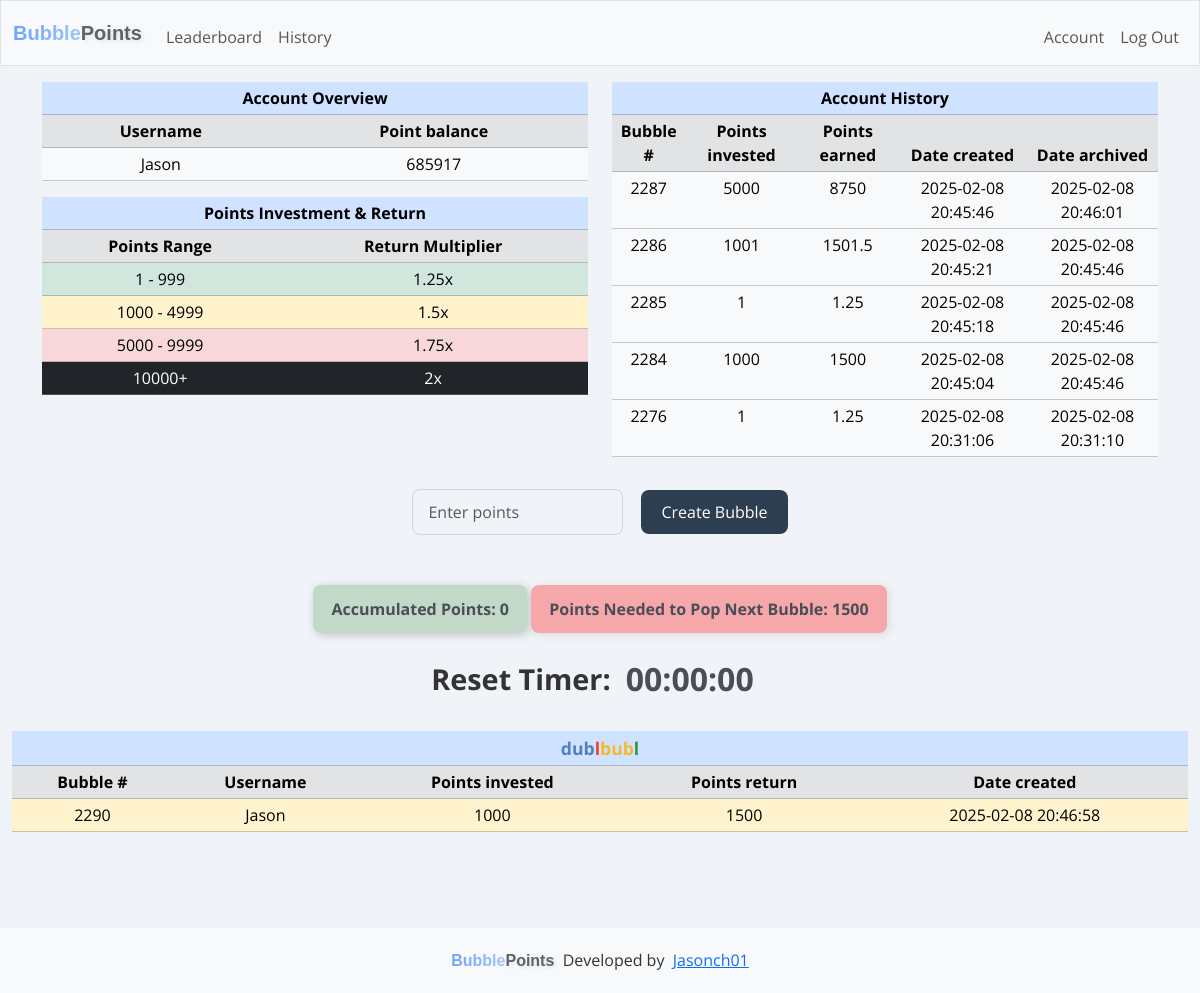
Page / (signed in) on the earlier database version.
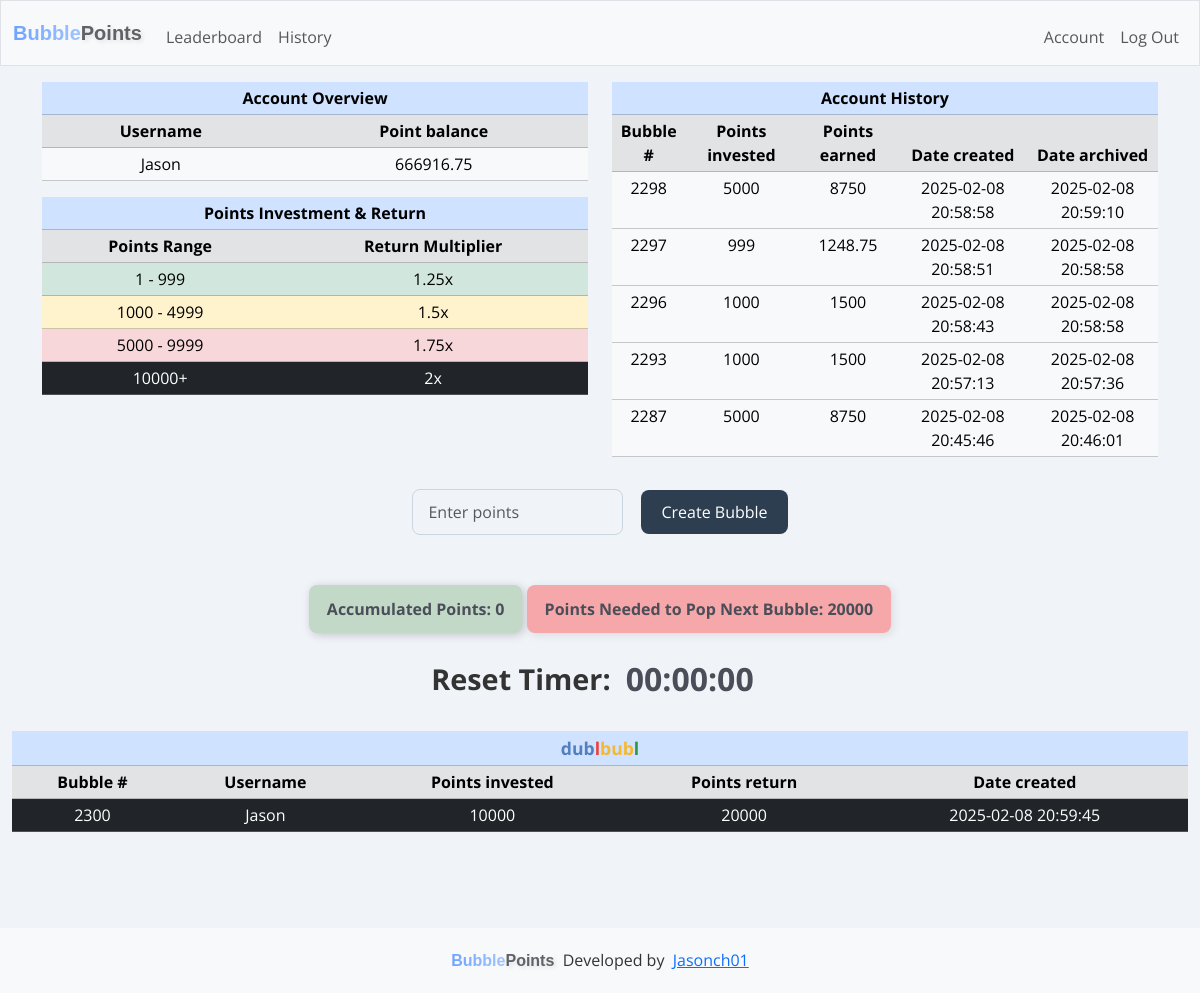
Same page on the later database version.
### tables this page shows
CREATE TABLE users (
        id INTEGER PRIMARY KEY AUTOINCREMENT NOT NULL,
        username TEXT NOT NULL,
        hash TEXT NOT NULL,
        points INTEGER NOT NULL DEFAULT 1000,
        total_points_earned INTEGER NOT NULL DEFAULT 0,
        email TEXT UNIQUE
    );

CREATE TABLE dublbubl_history (
        history_id INTEGER PRIMARY KEY AUTOINCREMENT NOT NULL,
        user_id INTEGER NOT NULL,
        username TEXT NOT NULL,       
        row_id INTEGER NOT NULL,
        creator_id INTEGER NOT NULL,
        creator_username TEXT NOT NULL,
        points_in INTEGER NOT NULL,
        points_out INTEGER NOT NULL,
        date_created TEXT NOT NULL,
        date_archived TEXT NOT NULL
    );

CREATE TABLE dublbubl (
    row_id INTEGER PRIMARY KEY AUTOINCREMENT NOT NULL,
    user_id INTEGER NOT NULL,
    username TEXT NOT NULL,
    points_in INTEGER NOT NULL,
    points_out INTEGER NOT NULL,
    date_created TEXT NOT NULL,        
    FOREIGN KEY (user_id) REFERENCES users(id)
    FOREIGN KEY (username) REFERENCES users(username)
);

### app.py (the view)
@app.route("/", methods=["GET", "POST"])
def index():
    updated_rows = []  # Initialize with an empty list
    start_timer()
    try:
        dublbubl = cur.execute("SELECT * FROM dublbubl").fetchall()
        current_points_in = cur.execute("SELECT current_points_in FROM points_tracker").fetchone()
        oldest_row_points_out = cur.execute("SELECT points_out FROM dublbubl ORDER BY row_id ASC LIMIT 1").fetchone()
        user_id = session.get("user_id")
        if user_id:
            user = cur.execute("SELECT * FROM users WHERE id = ?", (user_id,)).fetchall()
            user_history = cur.execute("SELECT * FROM dublbubl_history WHERE creator_id = ? ORDER BY row_id DESC LIMIT 5", (user_id,)).fetchall()
        else:
            user = None
            user_history = None
    except sqlite3.OperationalError as e:
        print("Error: dublbubl_history table does not exist, creating it.")
        init_db()
    if current_points_in is None or oldest_row_points_out is None:
        print("Error: current_points_in or oldest_row_points_out is None.")
        points_in_required = 0  # Default value
    else:
        points_in_required = oldest_row_points_out[0] - current_points_in[0]
    socketio.emit("update_points_info", {
        "current_points_in": current_points_in[0],  # Emitting the actual points_in value
        "points_in_required": points_in_required  # Emitting the calculated points_in_required
    })  # Broadcasts to all connected clients
    points = request.form.get("points")
    current_date = datetime.datetime.now().strftime("%Y-%m-%d %H:%M:%S")
    message = None
    if request.method == "POST":
        if user_id is None:
            return render_template("login.html", message="You must be logged in to create a bubble")
        if not points:
            flash("No points entered", "danger")  # Use "danger" for errors
            return redirect(url_for("index"))
        try:
            points = int(points)
        except ValueError:
            flash("Invalid input", "danger")
            return redirect(url_for("index"))
        if points is None:
            return "Invalid Input"
        elif points <= 0 or points > 10000:
            flash("Points must be between 1 and 10000", "danger")
            return redirect(url_for("index"))
        user_id = session["user_id"]
        user = cur.execute("SELECT * FROM users WHERE id = ?", (user_id,)).fetchone()
        current_points = cur.execute("SELECT points FROM users WHERE id = ?", (user[0],)).fetchone()
        current_points = current_points[0] if current_points else 0  # Default to 0 if no value exists
        if current_points < points:
            flash("Not enough points", "danger")
            return redirect(url_for("index"))
        try:
            if points >= 10000:
                points_out = points * 2  # If points are 10,000 or more, multiply by 2
            elif points >= 5000:
                points_out = points * 1.75  # If points are 5,000 or more but less than 10,000, multiply by 1.75
            elif points >= 1000:
                points_out = points * 1.5  # If points are 1,000 or more but less than 10,000, multiply by 1.5
            else:
                points_out = points * 1.25  # Otherwise, points_out equals points_in (e.g., for smaller amounts)
            cur.execute("""
            INSERT INTO dublbubl (row_id, user_id, username, points_in, points_out, date_created)
            VALUES (?, ?, ?, ?, ?, ?)
            """, (None, user[0], user[1], points, (points_out), current_date))
            con.commit()
            updated_rows = cur.execute("""
                SELECT * FROM dublbubl
                ORDER BY row_id ASC
            """).fetchall()
            socketio.emit("update_table", {"rows": updated_rows})
            total_points = current_points - points
            if total_points < 0:
                return "Error: Insufficient points balance."
            cur.execute("UPDATE users SET points = ? WHERE id = ?", (total_points, user[0]))
            con.commit()
            socketio.emit("update_point_balance", {
                "point_balance": total_points  # Emitting only the total points balance
            }, room=user[0])  # Emits only to the specific user
            print(f"Emitting update to room: {user[0]} with new balance: {total_points}")
        except Exception as e:
            print(f"Error inserting row into dublbubl: {e}")
            con.rollback()
        current_points_in = cur.execute("SELECT current_points_in FROM points_tracker").fetchone()
        row_count = cur.execute("SELECT COUNT(*) FROM dublbubl").fetchone()[0]
        print(f"Number of rows in dublbubl: {row_count}")
        if row_count > 1:
            if current_points_in:
                new_points_in = current_points_in[0] + points
                cur.execute("UPDATE points_tracker SET current_points_in = ?, date_created = ?", (new_points_in, current_date))
            else:
                cur.execute("INSERT INTO points_tracker (current_points_in, date_created) VALUES (?, ?)", (points, current_date))
            con.commit()
        else:
            new_points_in = current_points_in[0] if current_points_in else 0
            print(f"New points in is { new_points_in }")
        oldest_row_points_out = cur.execute("SELECT points_out FROM dublbubl ORDER BY row_id ASC LIMIT 1").fetchone()
        print(f"Oldest row points out: {oldest_row_points_out[0]}")
        if oldest_row_points_out is None:
            print("No rows found in dublbubl. Exiting loop.")
        else:
            while new_points_in >= oldest_row_points_out[0]:
                oldest_row_id = cur.execute("SELECT row_id FROM dublbubl ORDER BY row_id ASC LIMIT 1").fetchone()
                oldest_row = cur.execute("SELECT * FROM dublbubl ORDER BY row_id ASC LIMIT 1").fetchone()
                if oldest_row is not None:
                        current_total_points = cur.execute("SELECT total_points_earned FROM users WHERE id = ?", (oldest_row[1],)).fetchone()
                        if current_total_points is None:
                            print("No points found for this user.")
                            current_total_points = 0  # Default to 0 if no value exists
                        else:
                            current_total_points = current_total_points[0]  # Extract the value from the tuple
                        print(f"Current total points: {current_total_points}")
                        points = cur.execute("SELECT points FROM users WHERE id = ?", (oldest_row[1],)).fetchone()
                        if points is None:
                            print("No points balance found for this user.")
                            points = 0  # Default to 0 if no value exists
                        else:
                            points = points[0]  # Extract the value from the tuple
                        print(f"User's point balance: {points}")
                else:
                    print("Oldest row is None, skipping points check.")
                if oldest_row:
                    cur.execute("""
                    INSERT INTO dublbubl_history (user_id, username, row_id, creator_id, creator_username, points_in, points_out, date_created, date_archived)
                    VALUES (?, ? ,?, ?, ? ,?, ?, ?, ?)
                    """, (user[0], user[1], oldest_row[0], oldest_row[1], oldest_row[2], oldest_row[3], oldest_row[4], oldest_row[5], current_date))
                    con.commit()
                    updated_user_history = cur.execute("""
                        SELECT * FROM dublbubl_history
                        WHERE creator_id = ?
                        ORDER BY row_id DESC
                        LIMIT 5
                    """, (user[0],)).fetchall()
                    print(f"Checking user[0]: {user[0]}")
                    print(f"Fetching history for creator_id: {user[0]}")
                    print("Fetched history:", updated_user_history)
                    socketio.emit("update_user_history", {
                        "history": [
                            {
                                "bubble_number": row[3],
                                "points_invested": row[6],
                                "points_earned": row[7],
                                "created_on": row[8],
                                "archived_on": row[9]
                            } for row in updated_user_history
                        ]
                    }, room=user[0])  # Emits only to the specific user
                    print(f"Emitting update to room: {user[0]} with updated user history: {oldest_row[4]}")
                    total_points_earned = current_total_points + oldest_row[4]
                    cur.execute("UPDATE users SET total_points_earned = ? WHERE id = ?", (total_points_earned, oldest_row[1]))
                    con.commit()
                    total_points = points + oldest_row[4]
                    cur.execute("UPDATE users SET points = ? WHERE id = ?", (total_points, oldest_row[1]))
                    con.commit()
                    current_total_points = total_points_earned
                    updated_total_points = cur.execute("SELECT points FROM users WHERE id = ?",(user_id,)).fetchone()
                    updated_total_points = updated_total_points[0] if updated_total_points else 0
                    socketio.emit("update_point_balance", {
                        "point_balance": updated_total_points  # Only emitting the total points balance
                    }, room=user_id)  # Emits only to the specific user
                    print(f"Emitting update to room: {user_id} with new balance: {updated_total_points}")
                if oldest_row_id is not None:
                    cur.execute("DELETE FROM dublbubl WHERE row_id = ?", (oldest_row_id[0],))
                    con.commit()
                else:
                    print("Error: oldest_row_id is None, unable to delete row.")
                remaining_points_in = new_points_in - oldest_row_points_out[0]
                cur.execute("UPDATE points_tracker SET current_points_in = ?, date_created = ?", (remaining_points_in, current_date))
                con.commit()
                updated_rows = cur.execute("""
                    SELECT * FROM dublbubl
                    ORDER BY row_id ASC
                """).fetchall()
                socketio.emit("update_table", {"rows": updated_rows})
                print(f"Emitting updated rows to room: {user[0]}")
                new_points_in = remaining_points_in
                oldest_row_points_out = cur.execute("SELECT points_out FROM dublbubl ORDER BY row_id ASC LIMIT 1").fetchone()
                if new_points_in <= 0 or oldest_row_points_out is None:
                    print("No more rows in dublbubl. Exiting loop.")
                    break
        flash("Bubble created successfully!", "success")
        return redirect(url_for("index"))
    else:
        return render_template('index.html', dublbubl=dublbubl, user=user, message=message, current_points_in=current_points_in, points_in_required=points_in_required, user_history=user_history, updated_rows=updated_rows)

### app.py (called while the page is built)
def start_timer():
    global timer_running
    if not timer_running:
        socketio.start_background_task(target=countdown_timer)   # Start the countdown in the background
        timer_running = True # Set the flag to True, indicating the timer is running
        print("Countdown timer background task started.")
    else:
        print("Timer already running.")

@app.after_request
def after_request(response):
    response.headers["Cache-Control"] = "no-cache, no-store, must-revalidate"
    response.headers["Expires"] = 0
    response.headers["Pragma"] = "no-cache"
    return response

### templates/index.html (shortened to what the changed rows need)
{% extends "layout.html" %}
{% block main %}
{% if session["user_id"] %}
<div class="container text-center dashboard">
  <div class="row justify-content-center">
    <div class="col">
      <table class="table table-responsive table-sm account-overview">
        <thead class="table-primary">
          <tr class="table-primary">
            <th class="table-primary" colspan="2">Account Overview</th>
          </tr>
        </thead>
        <thead class="table-light">
          <tr class="table-secondary">
            <th class="table-secondary">Username</th>
            <th class="table-secondary">Point balance</th>
          </tr>
        </thead>
        <tbody id="point-balance">
          {% for user in user %}
          <tr class="table-light" data-user-id="{{ user[0] }}">
            <td class="table-light">{{ user[1] }}</td>
            <td class="table-light">{{ user[3] }}</td>
          </tr>
          {% endfor %}
        </tbody>
      </table>
      <table class="table table-responsive table-sm mt-3">
        <thead class="table-primary">
          <tr class="table-primary">
            <th class="table-primary" colspan="2">Points Investment & Return</th>
          </tr>
        </thead>
        <thead class="table-light">
          <tr class="table-secondary">
            <th class="table-secondary">Points Range</th>
            <th class="table-secondary">Return Multiplier</th>
          </tr>
        </thead>
      </table>
    </div>
    <div class="col">
      <table class="table table-responsive table-sm account-history">
        <thead class="table-primary">
          <tr class="table-primary">
            <th class="table-primary" colspan="5">Account History</th>
          </tr>
        </thead>
        <thead class="table-secondary">
          <tr class="table-secondary">
            <th>Bubble #</th>
            <th>Points invested</th>
            <th>Points earned</th>
            <th>Date created</th>
            <th>Date archived</th>
          </tr>
        </thead>
        <tbody id="user-history">
          {% for user in user_history %}
          <tr class="table-light">
            <td>{{ user[3] }}</td>
            <td>{{ user[6] }}</td>
            <td>{{ user[7] }}</td>
            <td>{{ user[8] }}</td>
            <td>{{ user[9] }}</td>
          </tr>
          {% endfor %}
        </tbody>
      </table>
    </div>
  </div>
</div>
{% endif %}
<div class="tracker text-center">
  <p id="current_points_in">Accumulated Points: {{ current_points_in[0] }}</p>
  <p id="points_in_required">Points Needed to Pop Next Bubble: {{ points_in_required }}</p>
  <div class="timer-container">
      <span class="reset-timer-text">Reset Timer: </span>
      <span id="countdown_timer" class="low-time">00:00:00</span>
  </div>
</div>
<table class="table table-success table-sm text-center">
  <thead class="table-primary">
    <tr class="table-primary">
      <th class="table-primary" colspan="5"><div class="table-header"><span class="blue">dub</span><span class="red">l</span><span class="yellow">bub</span><span class="green">l</span></div></th>
    </tr>
  </thead>
  <thead>
    <tr class="table-secondary">
      <th>Bubble #</th>
      <th>Username</th>
      <th>Points invested</th>
      <th>Points return</th>
      <th>Date created</th>
    </tr>
  </thead>
  <tbody id="dublbubl">
    {% for row in dublbubl %}
    <tr class="
    {% if row[3] >= 10000 %}
      table-dark
    {% elif row[3] >= 5000 %}
      table-danger
    {% elif row[3] >= 1000 %}
      table-warning
    {% else %}
      table-success
    {% endif %}
    ">
      <td>{{ row[0] }}</td>
      <td>{{ row[2] }}</td>
      <td>{{ row[3] }}</td>
      <td>{{ row[4] }}</td>
      <td>{{ row[5] }}</td>
    </tr>
    {% endfor %}
  </tbody>
</table>
{% endblock %}

Differences in the rows shown:
no longer on this page (row unchanged): dublbubl_history: row "2286", points_in "1001", points_out "1501.5", date_created "2025-02-08 20:45:21", date_archived "2025-02-08 20:45:46"
no longer on this page (row unchanged): dublbubl_history: row "2285", points_in "1", points_out "1.25", date_created "2025-02-08 20:45:18", date_archived "2025-02-08 20:45:46"
no longer on this page (row unchanged): dublbubl_history: row "2284", points_in "1000", points_out "1500", date_created "2025-02-08 20:45:04", date_archived "2025-02-08 20:45:46"
no longer on this page (row unchanged): dublbubl_history: row "2276", points_in "1", points_out "1.25", date_created "2025-02-08 20:31:06", date_archived "2025-02-08 20:31:10"
removed dublbubl: row_id "2290", username "Jason", points_in "1000", points_out "1500", date_created "2025-02-08 20:46:58"
changed users "Jason": points "685917" → "666916.75"
added dublbubl_history: row "2298", points_in "5000", points_out "8750", date_created "2025-02-08 20:58:58", date_archived "2025-02-08 20:59:10"
added dublbubl_history: row "2297", points_in "999", points_out "1248.75", date_created "2025-02-08 20:58:51", date_archived "2025-02-08 20:58:58"
added dublbubl_history: row "2296", points_in "1000", points_out "1500", date_created "2025-02-08 20:58:43", date_archived "2025-02-08 20:58:58"
added dublbubl_history: row "2293", points_in "1000", points_out "1500", date_created "2025-02-08 20:57:13", date_archived "2025-02-08 20:57:36"
added dublbubl: row_id "2300", username "Jason", points_in "10000", points_out "20000", date_created "2025-02-08 20:59:45"
Other differences:
{{ points_in_required }}: "1500" → "20000"
